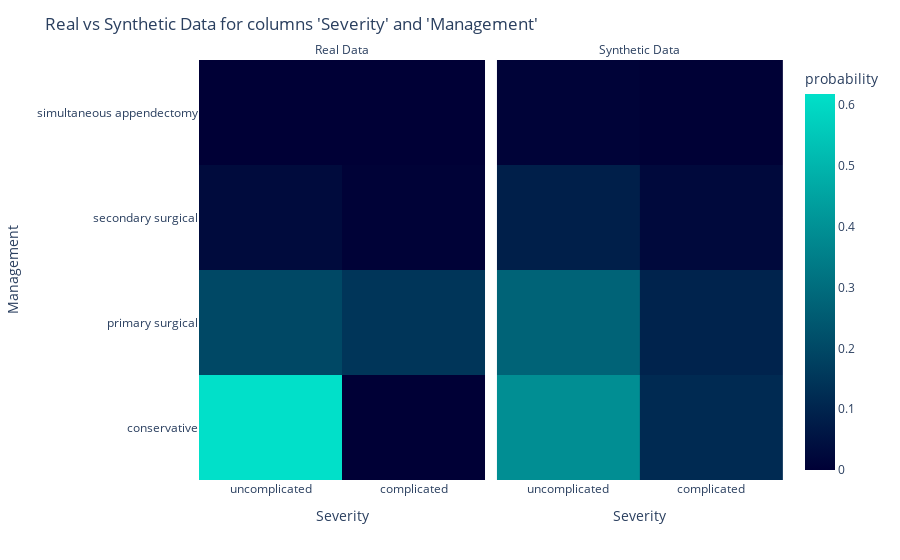
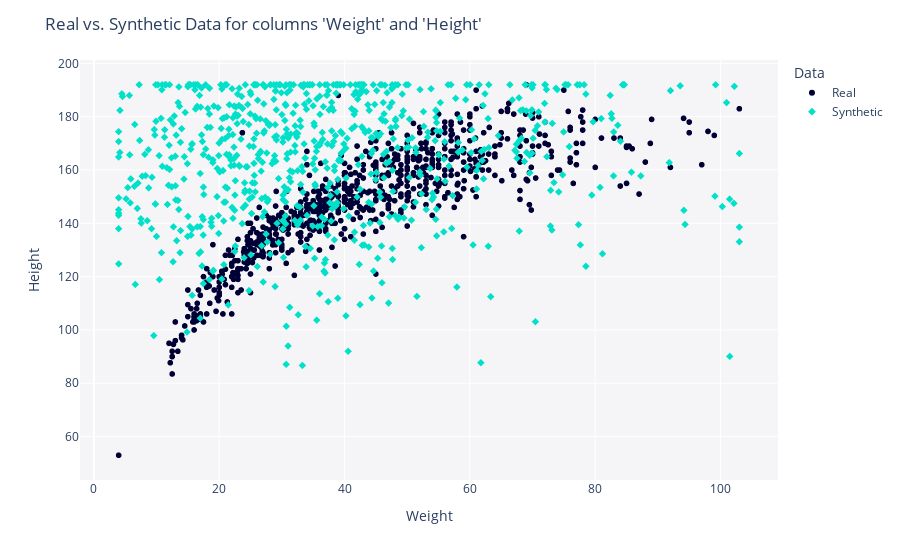

Notebook cell for these charts, in order:
### Code cell
# plot two variables:
from sdv.evaluation.single_table import get_column_pair_plot

fig_categorical = get_column_pair_plot(
    real_data=rpad_df,
    synthetic_data=synth_data,
    column_names=['Severity', 'Management'],
    metadata=metadata)
    
fig_categorical.show()
fig_categorical.write_image(file = f"pages/evaluation/{folder_name}/images/Severity_Management_pair_plot.png")

fig_numerical = get_column_pair_plot(
    real_data=rpad_df,
    synthetic_data=synth_data,
    column_names=['Weight', 'Height'],
    metadata=metadata)
    
fig_numerical.show()
fig_numerical.write_image(file = f"pages/evaluation/{folder_name}/images/Weight_Height_pair_plot.png")

### Figure 1 — Plotly figure (JSON) as saved in the notebook; plotly's stock layout.template omitted (floating-point values rounded to 4 significant figures; data arrays with more than 128 entries replaced by an {"elided": "..."} marker saying what was removed)
{"data": [{"coloraxis": "coloraxis", "histnorm": "probability", "hovertemplate": "Data=Real<br>Severity=%{x}<br>Management=%{y}<br>probability=%{z}<extra></extra>", "name": "", "type": "histogram2d", "x": {"elided": "782 str values"}, "xaxis": "x", "xbingroup": "x", "y": {"elided": "782 str values"}, "yaxis": "y", "ybingroup": "y"}, {"coloraxis": "coloraxis", "histnorm": "probability", "hovertemplate": "Data=Synthetic<br>Severity=%{x}<br>Management=%{y}<br>probability=%{z}<extra></extra>", "name": "", "type": "histogram2d", "x": {"elided": "782 str values"}, "xaxis": "x2", "xbingroup": "x", "y": {"elided": "782 str values"}, "yaxis": "y2", "ybingroup": "y"}], "layout": {"annotations": [{"font": {}, "showarrow": false, "text": "Real Data", "x": 0.245, "xanchor": "center", "xref": "paper", "y": 1, "yanchor": "bottom", "yref": "paper"}, {"font": {}, "showarrow": false, "text": "Synthetic Data", "x": 0.755, "xanchor": "center", "xref": "paper", "y": 1, "yanchor": "bottom", "yref": "paper"}], "coloraxis": {"colorbar": {"title": {"text": "probability"}}, "colorscale": [[0, "#000036"], [1, "#01E0C9"]]}, "legend": {"tracegroupgap": 0}, "margin": {"t": 60}, "title": {"text": "Real vs Synthetic Data for columns 'Severity' and 'Management'"}, "xaxis": {"anchor": "y", "domain": [0, 0.49], "title": {"text": "Severity"}}, "xaxis2": {"anchor": "y2", "domain": [0.51, 1], "matches": "x", "title": {"text": "Severity"}}, "yaxis": {"anchor": "x", "domain": [0, 1], "title": {"text": "Management"}}, "yaxis2": {"anchor": "x2", "domain": [0, 1], "matches": "y", "showticklabels": false}}}

### Figure 2 — Plotly figure (JSON) as saved in the notebook; plotly's stock layout.template omitted (floating-point values rounded to 4 significant figures; data arrays with more than 128 entries replaced by an {"elided": "..."} marker saying what was removed)
{"data": [{"hovertemplate": "Data=Real<br>Weight=%{x}<br>Height=%{y}<extra></extra>", "legendgroup": "Real", "marker": {"color": "#000036", "symbol": "circle"}, "mode": "markers", "name": "Real", "showlegend": true, "type": "scattergl", "x": {"elided": "782 float values"}, "xaxis": "x", "y": {"elided": "782 float values"}, "yaxis": "y"}, {"hovertemplate": "Data=Synthetic<br>Weight=%{x}<br>Height=%{y}<extra></extra>", "legendgroup": "Synthetic", "marker": {"color": "#01E0C9", "symbol": "diamond"}, "mode": "markers", "name": "Synthetic", "showlegend": true, "type": "scattergl", "x": {"elided": "782 float values"}, "xaxis": "x", "y": {"elided": "782 float values"}, "yaxis": "y"}], "layout": {"legend": {"title": {"text": "Data"}, "tracegroupgap": 0}, "margin": {"t": 60}, "plot_bgcolor": "#F5F5F8", "title": {"text": "Real vs. Synthetic Data for columns 'Weight' and 'Height'"}, "xaxis": {"anchor": "y", "domain": [0, 1], "title": {"text": "Weight"}}, "yaxis": {"anchor": "x", "domain": [0, 1], "title": {"text": "Height"}}}}
